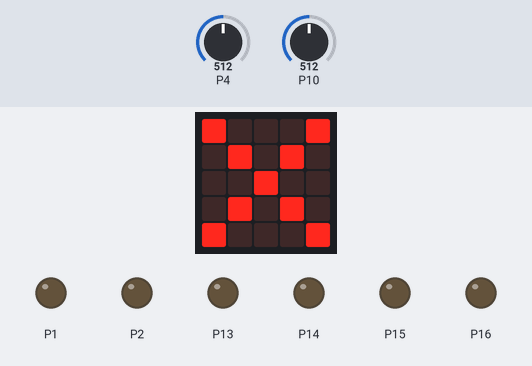
This program was run on a simulated BBC micro:bit (MakeCode). Shown: the board's 5×5 LED display, output pins drawn as LEDs (lit = HIGH). The inputs (shaded band) are chosen by the test bench; at power-on: P4 = 512, P10 = 512 (analog values on the 0–1023 scale).

Above: at 1.8 s.
1.9 s: P4 set to 530
At 2.7 s:
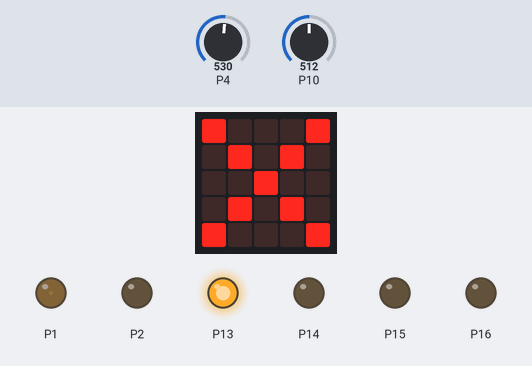
3.4 s: P10 set to 532
At 3.9 s:
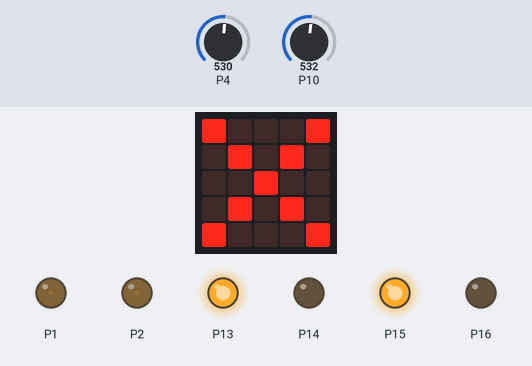
4.9 s: P4 set to 511
At 6.1 s:
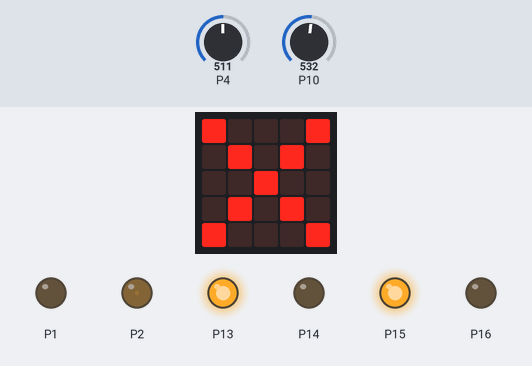
6.4 s: P10 set to 511
At 7.5 s:
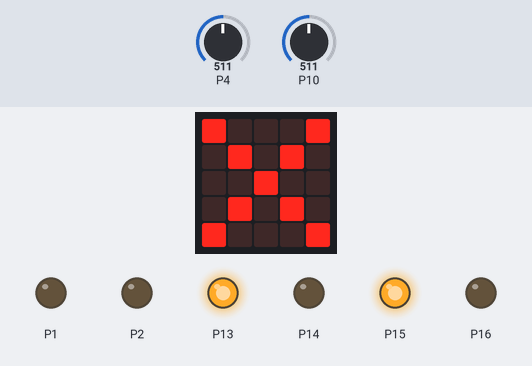
7.9 s: P4 set to 490
At 8.8 s:
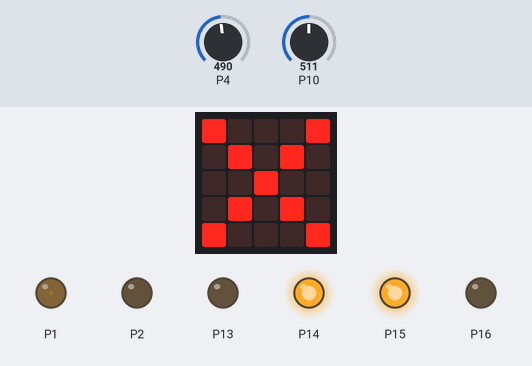
9.4 s: P10 set to 530
At 10.1 s:
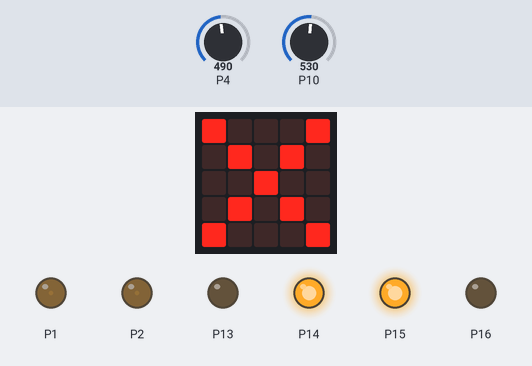
Timing chart, 0 to 11.9 s (numbered marks = the images above; inputs shaded):
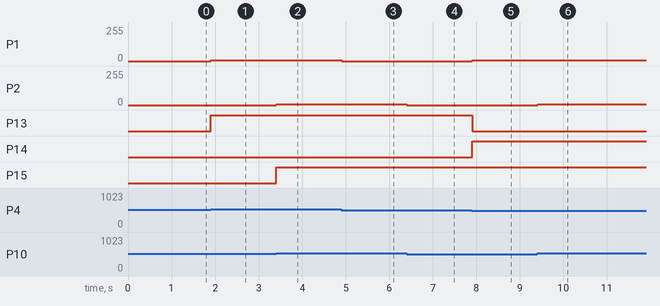

The program:

main.ts
```typescript
function Kjør () {
    pins.digitalWritePin(DigitalPin.P13, In1)
    pins.digitalWritePin(DigitalPin.P14, In2)
    pins.digitalWritePin(DigitalPin.P15, In3)
    pins.digitalWritePin(DigitalPin.P16, In4)
    pins.analogWritePin(AnalogPin.P1, EnA)
    pins.analogWritePin(AnalogPin.P2, EnB)
}
let EnB = 0
let EnA = 0
let In4 = 0
let In3 = 0
let In2 = 0
let In1 = 0
basic.showIcon(IconNames.No)
basic.forever(function () {
    if (pins.analogReadPin(AnalogPin.P4) > 520) {
        In1 = 1
        In2 = 0
        EnA = pins.analogReadPin(AnalogPin.P4) - 512
    } else if (pins.analogReadPin(AnalogPin.P4) < 500) {
        In1 = 0
        In2 = 1
        EnA = 512 - pins.analogReadPin(AnalogPin.P4)
    } else {
        EnA = 0
    }
    if (pins.analogReadPin(AnalogPin.P10) > 520) {
        In3 = 1
        In4 = 0
        EnB = pins.analogReadPin(AnalogPin.P10) - 512
    } else if (pins.analogReadPin(AnalogPin.P10) < 500) {
        In3 = 1
        In4 = 0
        EnB = 512 - pins.analogReadPin(AnalogPin.P10)
    } else {
        EnB = 0
    }
    Kjør()
})
```

test.ts
```typescript
// testene settes inn her; disse vil ikke kompilert så lenge denne pakken blir brukt som en utvidelse.
```

Measured:
- the behaviour switches between 520 and 521 on P10 (found by bisection; images 1 and 2)
- after the input at 1.9 s, P1: 0/255 → 4/255 at once; P13: LOW → HIGH at once
- after the input at 3.4 s, P2: 0/255 → 5/255 at once; P15: LOW → HIGH at once
- after the input at 4.9 s, P1: 4/255 → 0/255 at once
- after the input at 6.4 s, P2: 5/255 → 0/255 at once
- after the input at 7.9 s, P1: 0/255 → 5/255 at once; P13: HIGH → LOW at once; P14: LOW → HIGH at once
- after the input at 9.4 s, P2: 0/255 → 4/255 at once
